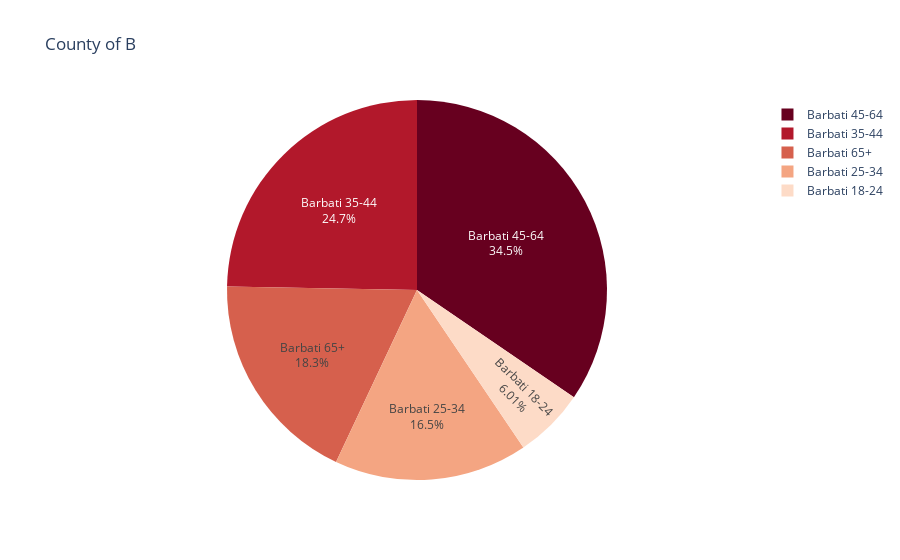

The notebook cell this image was saved under:
### Markdown cell above
# Example of this function

### Code cell
County = "B"
Sex ="men"
county_sex_age_pie(County, Sex)

### Figure 1 — Plotly figure (JSON) as saved in the notebook; plotly's stock layout.template omitted (floating-point values rounded to 4 significant figures)
{"data": [{"domain": {"x": [0, 1], "y": [0, 1]}, "hovertemplate": "index=%{label}<br>Value=%{value}<extra></extra>", "labels": ["Barbati 18-24", "Barbati 25-34", "Barbati 35-44", "Barbati 45-64", "Barbati 65+"], "legendgroup": "", "name": "", "showlegend": true, "textinfo": "percent+label", "textposition": "inside", "type": "pie", "values": [18591, 50970, 76470, 106908, 56626]}], "layout": {"legend": {"tracegroupgap": 0}, "piecolorway": ["rgb(103,0,31)", "rgb(178,24,43)", "rgb(214,96,77)", "rgb(244,165,130)", "rgb(253,219,199)", "rgb(247,247,247)", "rgb(209,229,240)", "rgb(146,197,222)", "rgb(67,147,195)", "rgb(33,102,172)", "rgb(5,48,97)"], "title": {"text": "County of B"}}}
